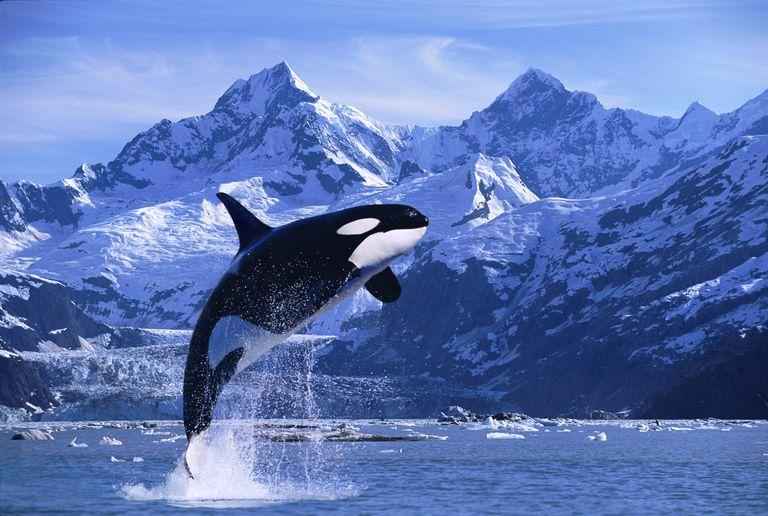
#> input picture ImageFundamentals/data/orca.jpg, 768 x 516 px
$ jupyter execute 'Image Math.ipynb'
#> lines starting #> are read from the running program, lines starting #| are printed output that depends on the picture
[cell 1]
import cv2
import numpy as np
from matplotlib import pyplot as plt

[cell 2]
def displayImage(image, title):
    plt.imshow(image)
    plt.title(title)
    plt.show()

[cell 3]
image = cv2.imread("./data/orca.jpg")
#> image is the input picture: shape (516, 768, 3); mean B, G, R 180, 119.4, 93.4
displayImage(image,"original")

[cell 4]
P = np.ones(image.shape, dtype = "uint8") * 100
added = cv2.add(image, P)
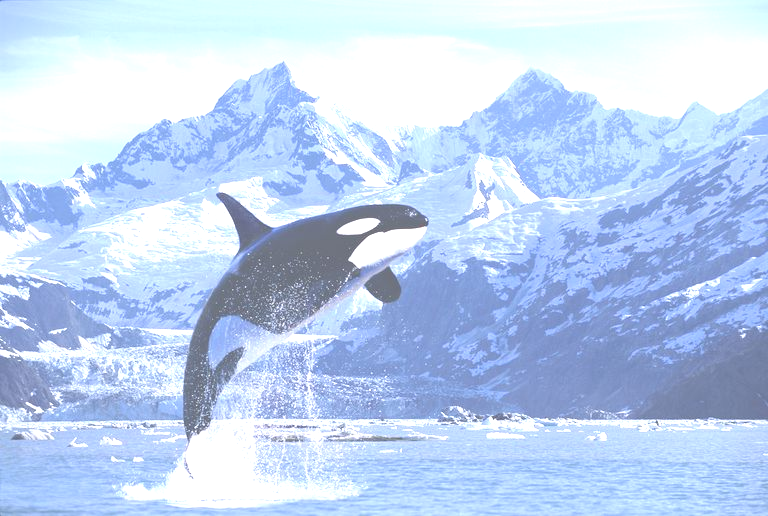
#> added: shape (516, 768, 3); mean B, G, R 240.6, 210.7, 189.6
displayImage(added, "increased pixel intensity by 100")

[cell 5]
# darker
M = np.ones(image.shape, dtype = "uint8") * 60
subtracted = cv2.subtract(image, M)
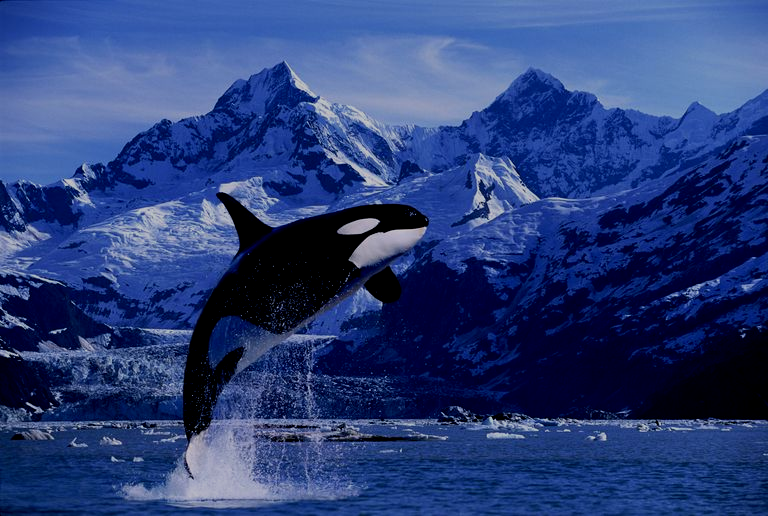
#> subtracted: shape (516, 768, 3); mean B, G, R 120.9, 62.4, 41.2
displayImage(subtracted, "reduced pixel intensity by 60")

$ run again, with ImageFundamentals/data/Pittsburgh_skyline_view.jpg copied over ImageFundamentals/data/orca.jpg
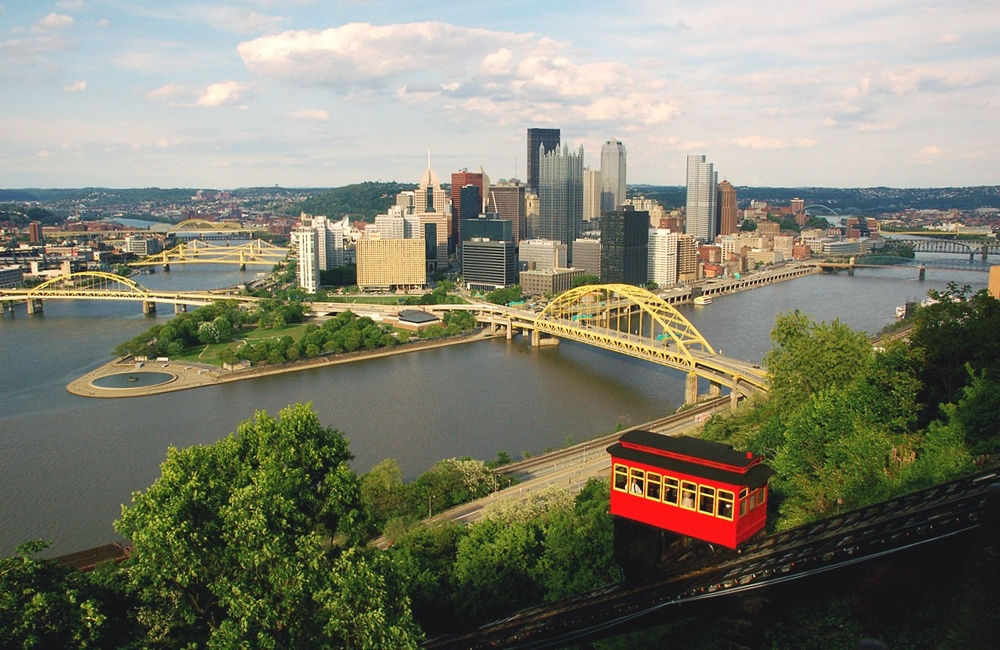
#> input picture ImageFundamentals/data/Pittsburgh_skyline_view.jpg, 1000 x 650 px, shrunk from 1264 x 822 before the run
#> image is the input picture: shape (650, 1000, 3); mean B, G, R 109.5, 126.6, 127.1
#> `added = cv2.add(image, P)`:
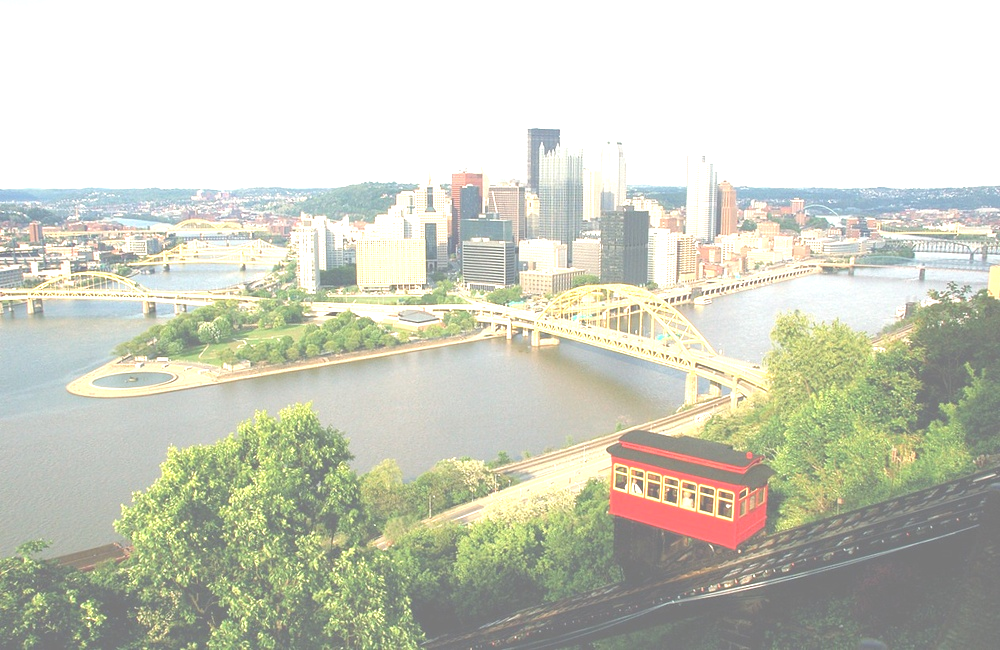
#> added: shape (650, 1000, 3); mean B, G, R 192.4, 207, 205.1
#> `subtracted = cv2.subtract(image, M)`:
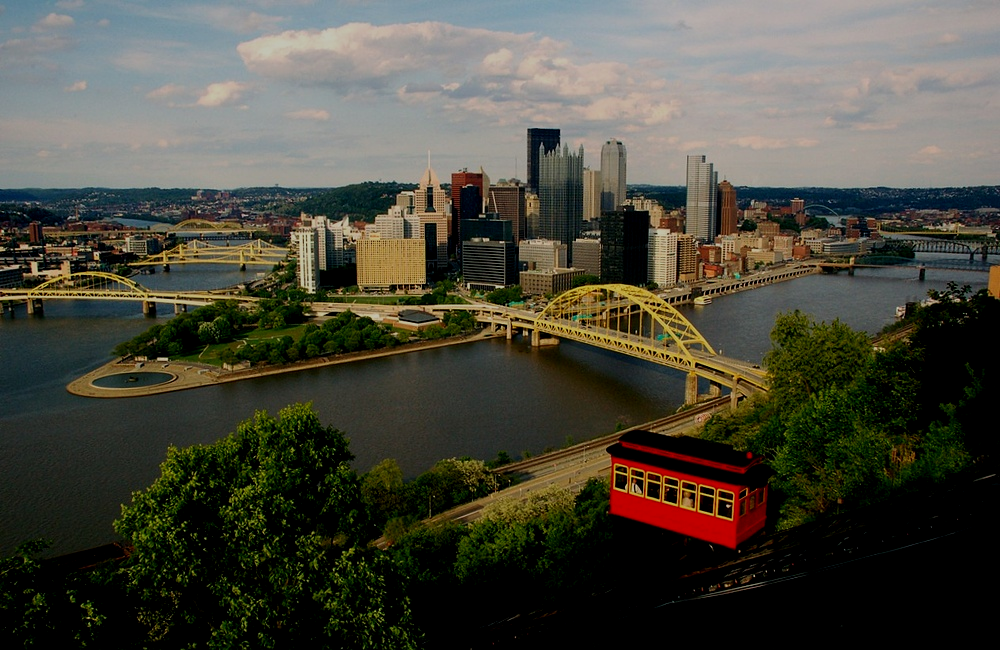
#> subtracted: shape (650, 1000, 3); mean B, G, R 60.6, 72.4, 73.8
